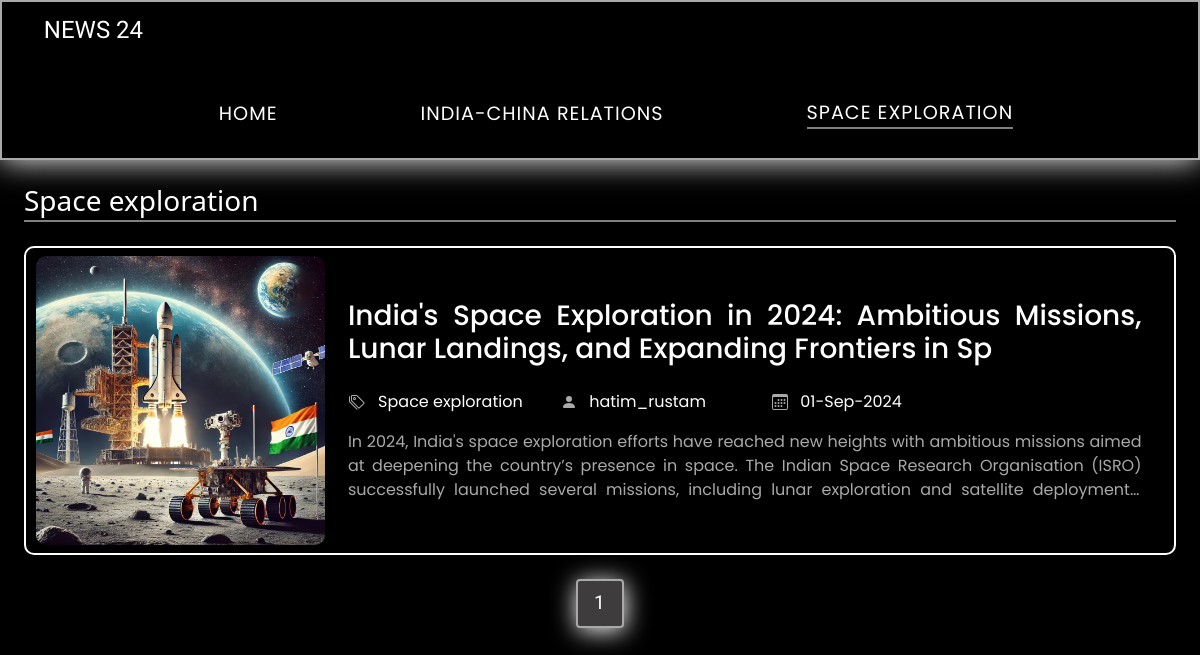
The app's page /category.php?cid=2 with its own data.
### tables this page shows
CREATE TABLE `category` (
  `category_id` int(11) NOT NULL,
  `category_name` varchar(50) NOT NULL,
  `post` int(11) NOT NULL
);

CREATE TABLE `post` (
  `post_id` int(11) NOT NULL,
  `title` varchar(100) NOT NULL,
  `description` text NOT NULL,
  `category` varchar(50) NOT NULL,
  `post_date` varchar(100) NOT NULL,
  `author` int(11) NOT NULL,
  `post_img` varchar(100) NOT NULL
);

CREATE TABLE `user` (
  `user_id` int(11) NOT NULL,
  `first_name` varchar(10) NOT NULL,
  `last_name` varchar(10) NOT NULL,
  `user_name` varchar(20) NOT NULL,
  `password` varchar(255) NOT NULL,
  `role` int(11) NOT NULL
);

### category.php (the view, shortened to what this page needs)
<!DOCTYPE html>
<html lang="en">
<head>
    <link href="https://cdn.jsdelivr.net/npm/bootstrap@5.3.3/dist/css/bootstrap.min.css" rel="stylesheet">
    <link rel="stylesheet" href="css/front_index.css">
</head>
<body>
    <header>
        <div class="header1">
            <div class="logo">
            <a href="index.php">NEWS 24</a>
            </div>
        </div>
        <nav>
            <?php
                include "configure.php";
                if(isset($_GET["cid"])){
                    $cat_id = $_GET["cid"];
                }
                $query_1 = "select * from category where post > 0";
                $sql_1 = mysqli_query($connection,$query_1) or die("querry fail 1");
                if (mysqli_num_rows($sql_1) > 0) {
                    $active_nav = "";
            ?>
            <ul>
                <li><a href="index.php">Home</a></li>
                <?php
                    while ($row_1 = mysqli_fetch_assoc($sql_1)) {
                        if(isset($_GET["cid"])){
                            if ($row_1['category_id'] == $cat_id) {
                                $active_nav = "active_nav";
                            } else {
                                $active_nav = "";
                            }
                        }
                        echo "<li><a class='{$active_nav}' href='category.php?cid={$row_1['category_id']}'>{$row_1['category_name']}</a></li>";
                    }
                ?>
            </ul>
            <?php
                    }
                ?>
        </nav>
    </header>
    <main>
        <div class="category_heading">
            <?php
                $query1 = "select * from category where category_id = {$cat_id}";
                $sql1 = mysqli_query($connection, $query1) or die("querry fail");
                $row_cat = mysqli_fetch_assoc($sql1);
            ?>
            <h3><?php echo $row_cat["category_name"]; ?></h3>
        </div>
                <?php
        include "configure.php";
        if (isset($_GET["pages"])) {
            $page = $_GET["pages"];
        } else {
            $page = 1;
        }
        $limit = 6;
        $offset = ($page - 1) * $limit;
        $query = "select post.post_id,post.title,post.description,post.post_date,category.category_name,user.user_name,post.category,post.post_img from post
                        left join category on post.category = category.category_id
                        left join user on post.author = user.user_id
                        where post.category = {$cat_id}
                        order by post.post_id desc limit {$offset},{$limit}";
        $sql = mysqli_query($connection, $query) or die("Query fail");
        if (mysqli_num_rows($sql) > 0) {
            while ($row = mysqli_fetch_assoc($sql)) {
        ?>
                <div class="card_container">
                    <a href="single_page.php?id=<?php echo $row["post_id"]; ?>" style="text-decoration: none;"><div class="card_element">
                        <div class="image">
                            <img src="admin/upload/<?php echo $row["post_img"]; ?>" alt="">
                        </div>
                        <div class="card_info">
                            <div class="title">
                                <h3><?php echo $row["title"]; ?></h3>
                            </div>
                            <div class="tag_author_date">
                                <div class="tag">
                                    <span></span> <span><?php echo $row["category_name"]; ?></span>
                                </div>
                                <div class="author">
                                    <span><svg xmlns="http://www.w3.org/2000/svg" width="16" height="16" fill="darkgray" class="bi bi-person-fill" viewBox="0 0 16 16">
                                            <path d="M3 14s-1 0-1-1 1-4 6-4 6 3 6 4-1 1-1 1zm5-6a3 3 0 1 0 0-6 3 3 0 0 0 0 6" />
                                        </svg></span> <span><?php echo $row["user_name"]; ?></span>
                                </div>
                                <div class="date">
                                    <span></span> <span><?php echo $row["post_date"]; ?></span>
                                </div>
                            </div>
                            <div class="description"><?php echo $row["description"]; ?></div>
                        </div>
                    </div></a>
                </div>
        <?php
            }
        }
        ?>
        <?php
                if (mysqli_num_rows($sql1) > 0) {
                    $total_record = $row_cat["post"];
                    $total_pages = ceil($total_record / $limit);
                    echo '<ul class="pagination">';
                    for ($i = 1; $i <= $total_pages; $i++) {
                        if ($i == $page) {
                            $active = "active";
                        } else {
                            $active = "";
                        }
                        echo '<li><a href="category.php?cid='.$cat_id.'&pages=' . $i . '" class="' . $active . '">' . $i . '</a></li>';
                    }
                    echo '</ul>';
                }
                ?>
    </main>
</body>
</html>

### css/front_index.css (style rules this page uses)
* { margin: 0; padding: 0; box-sizing: border-box; font-size: 16px; }
body { background-color: black; height: 100vh; width: 100%; }
header { width: 100%; height: 20%; border: 2.5px solid darkgrey; box-shadow: gray 0px 1px 20px -15px, white 0px 0px 30px 0px; }
.header1 { padding: 10px 0; display: flex; align-items: center; justify-content: space-evenly; width: 100%; height: 50%; }
.logo { justify-content: space-between; align-items: baseline; display: flex; padding: 0px 3.5% 10px 3.5%; flex-wrap: wrap; width: 100%; height: 100%; }
.logo a { text-align: center; color: white; display: block; font-size: 1.5em; font-family: 'Comfortaa', sans-serif; text-decoration: none; }
nav { padding: 0px 3.5% 10px 3.5%; width: 100%; height: 50%; }
ul { width: 100%; height: 100%; display: flex; flex-wrap: wrap; justify-content: space-evenly; align-items: center; }
li { list-style: none; }
ul li a { text-transform: uppercase; letter-spacing: 1px; font-family: "Poppins", sans-serif; font-size: 1.2em; display: block; text-decoration: none; color: white; }
.card_container { margin: 2%auto; width: 96%; }
.card_element { height: max-content; width: 100%; padding: 8px 10px; border-radius: 10px; border: 2px solid white; display: flex; justify-content: flex-start; align-items: center; flex-direction: row; overflow: hidden; }
.image { width: 35%; }
.image img { width: 100%; border-radius: 10px; }
.card_info { width: 96%; height: 100%; margin: 1.5% 2%; }
.title { font-family: "Poppins", sans-serif; color: white; width: 100%; display: -webkit-box; -webkit-line-clamp: 2; text-align: justify; -webkit-box-orient: vertical; overflow: hidden; }
.tag_author_date { margin: 2% 0; width: 80%; display: flex; align-items: baseline; justify-content: space-evenly; }
.tag,.author,.date { font-family: "Poppins", sans-serif; color: white; width: 33%; }
span { margin-right: 4%; }
.description { color: darkgray; font-family: "Poppins", sans-serif; width: 100%; display: -webkit-box; -webkit-line-clamp: 3; text-align: justify; -webkit-box-orient: vertical; overflow: hidden; }
.pagination { width: 100%; display: flex; list-style: none; flex-wrap: wrap; margin: 2% 0 2% 0; }
.pagination li { margin: 0 5px; padding: 0 8px; }
.pagination a { filter: drop-shadow(1px 3px 12px white); text-decoration: none; padding: 8px 16px; border: 2px solid darkgray; color: white; border-radius: 4px; font-size: 1.2em; font-family: 'Comfortaa', sans-serif; transition: background-color 0.3s; }
.active { background-color: rgb(62, 60, 60); }
.active_nav { border-bottom: 2px solid gray; }
.category_heading { margin: 2%auto; width: 96%; }
.category_heading h3 { color: white; padding-bottom: 2px; border-bottom: 2px solid gray; }

### records on screen
category: category_name "INDIA-CHINA RELATIONS"
category: category_name "SPACE EXPLORATION", category_name "Space exploration"
post: post_img (picture), title "India's Space Exploration in 2024: Ambitious Missions, Lunar Landings, and Expanding Frontiers in Sp", category.category_name "Space exploration", user.user_name "hatim_rustam", post_date "01-Sep-2024", description "In 2024, India's space exploration efforts have reached new heights with ambitious missions aimed at deepening the country’s presence in space. The Indian Space Research Organisation (ISRO) successfully launched several missions, including lunar exploration and satellite…"
